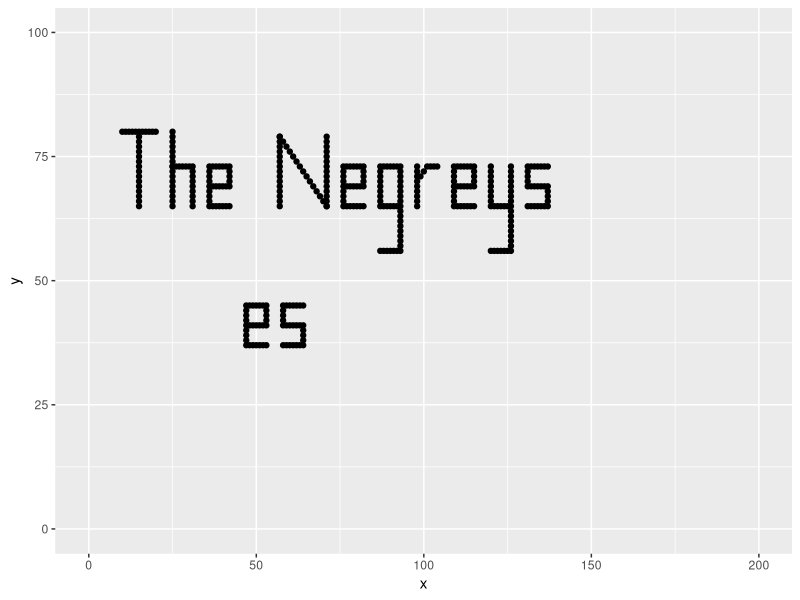

Recreate this plot in R.
library(ggplot2)
pts <- data.frame(
    x = c(
        # T
        10:20, rep(15, 15)
        # h
        ,rep(25, 16), 25:30, rep(31, 9)
        # e
        ,rep(36, 9), c(rep(37:41, 3), 42), rep(42, 5)
        # N
        ,rep(57, 15), 57:71, rep(71, 15)
        # e
        ,rep(76, 9), c(rep(77:81, 3), 82), rep(82, 5)
        # g 
        ,rep(87, 9), c(rep(88:92, 3), 87), rep(93, 18)
        # r
        ,rep(98, 9), 99:104
        # e
        ,rep(109, 9), c(rep(110:114, 3), 115), rep(115, 5)
        # y
        ,rep(120, 9), c(rep(121:125, 2), 120), rep(126, 18)
        # s
        ,rep(131, 6), c(137, rep(132:136, 3)), rep(137, 5)
        # e
        ,rep(47, 9), c(rep(48:52, 3), 53), rep(53, 5)
        # s
        ,rep(58, 6), c(64, rep(59:63, 3)), rep(64, 5)
    ),
    y = c(
        # T
        rep(80, 11), 79:65
        # h
        ,80:65, rep(73, 6), 73:65
        # e
        ,73:65, c(rep(73, 5), rep(69, 5), rep(65, 6)), 73:69
        # N
        ,79:65, 79:65, 79:65
        # e
        ,73:65, c(rep(73, 5), rep(69, 5), rep(65, 6)), 73:69
        # g
        ,73:65, c(rep(73, 5), rep(65, 5), rep(56, 6)), 73:56
        # r
        ,73:65, c(71:72, rep(73, 4))
        # e
        ,73:65, c(rep(73, 5), rep(69, 5), rep(65, 6)), 73:69
        # y
        ,73:65, c(rep(65, 5), rep(56, 6)), 73:56
        # s
        ,c(73:69, 65), c(rep(73, 6), rep(69, 5), rep(65, 5)), 69:65
        # e
        ,45:37, c(rep(45, 5), rep(41, 5), rep(37, 6)), 45:41
        # s
        ,c(45:41, 37), c(rep(45, 6), rep(41, 5), rep(37, 5)), 41:37
    )
)
ggplot(data = pts, aes(x, y)) + 
    geom_point() + 
    xlim(0, 200) + 
    ylim(0, 100)
